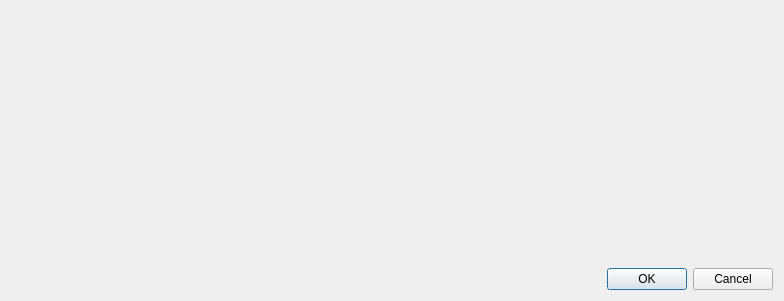
<?xml version="1.0" encoding="UTF-8"?>
<ui version="4.0">
 <class>GenericPropertyPathEditorListWrapper</class>
 <widget class="QDialog" name="GenericPropertyPathEditorListWrapper">
  <property name="geometry">
   <rect>
    <x>0</x>
    <y>0</y>
    <width>784</width>
    <height>301</height>
   </rect>
  </property>
  <property name="windowTitle">
   <string>Dialog</string>
  </property>
  <layout class="QVBoxLayout" name="verticalLayout">
   <item>
    <widget class="QWidget" name="listHolder" native="true"/>
   </item>
   <item>
    <widget class="QDialogButtonBox" name="buttonBox">
     <property name="standardButtons">
      <set>QDialogButtonBox::Cancel|QDialogButtonBox::Ok</set>
     </property>
    </widget>
   </item>
  </layout>
 </widget>
 <resources/>
 <connections/>
</ui>
